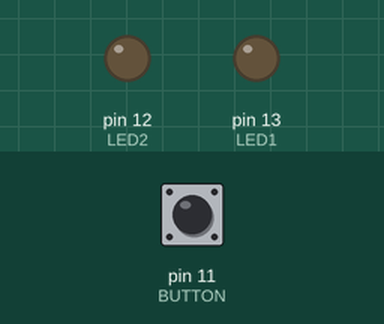
This sketch was run on a simulated Arduino Uno, built with avr-gcc and run on an emulated ATmega328P. On the bench: output pins drawn as LEDs (lit = HIGH). Dashed ring = blinking. The inputs (shaded band) are chosen by the test bench; at power-on: pin 11 (BUTTON) LOW.

Above: at 1.2 s.
1.3 s: pin 11 (BUTTON) pulled HIGH for 0.15 s
At 2.4 s:
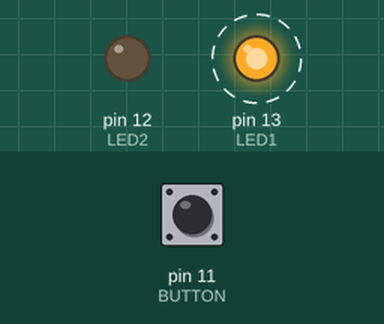
4.4 s: pin 11 (BUTTON) pulled HIGH for 1 s
At 4.8 s:
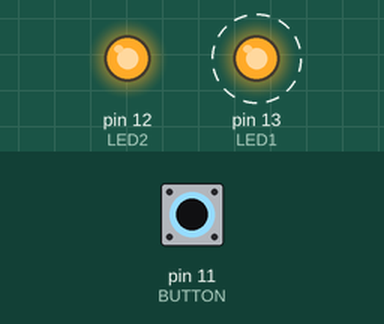
7.4 s: pin 11 (BUTTON) pulled HIGH for 3.2 s
At 12.8 s:
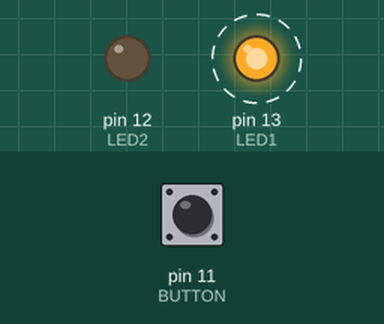
Timing chart, 0 to 18.1 s (numbered marks = the images above; inputs shaded):
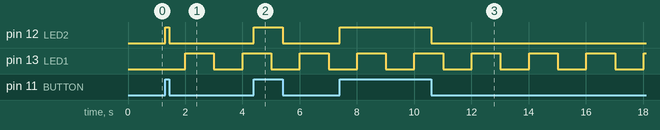

The sketch:

twoLED.ino
```cpp
#define LED1 13
#define LED2 12
#define BUTTON 11
unsigned long currentTime=0;
unsigned long previousTime=0;
boolean onOff = false;

void setup() {
  pinMode(LED1, OUTPUT);
  pinMode(LED2, OUTPUT);
  pinMode(BUTTON, INPUT);

}

void loop() {
  currentTime=millis();
  if(currentTime>previousTime+1000){
    if(onOff) digitalWrite(LED1, HIGH);
    else digitalWrite(LED1,LOW);
    onOff =! onOff;
    previousTime=currentTime;
  }
  if(digitalRead(BUTTON)) digitalWrite(LED2, HIGH);
  else digitalWrite(LED2, LOW);

}
```

Measured:
- after the input at 1.3 s, pin 12 (LED2): LOW → HIGH at once, → LOW 0.15 s later
- after the input at 4.4 s, pin 12 (LED2): LOW → HIGH at once, → LOW 1.0 s later
- after the input at 7.4 s, pin 12 (LED2): LOW → HIGH at once, → LOW 3.2 s later
- by itself, pin 13 (LED1): alternates HIGH for 1.0 s and LOW for 1.0 s
